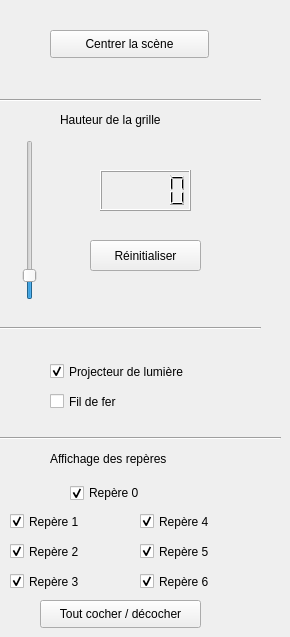
  <widget class="QWidget" name="tab_1">
   <attribute name="title">
    <string>Vue Générale</string>
   </attribute>
   <widget class="Line" name="line">
    <property name="geometry">
     <rect>
      <x>0</x>
      <y>90</y>
      <width>261</width>
      <height>20</height>
     </rect>
    </property>
    <property name="orientation">
     <enum>Qt::Horizontal</enum>
    </property>
   </widget>
   <widget class="QPushButton" name="pushButton">
    <property name="geometry">
     <rect>
      <x>50</x>
      <y>30</y>
      <width>159</width>
      <height>28</height>
     </rect>
    </property>
    <property name="text">
     <string>Centrer la scène</string>
    </property>
   </widget>
   <widget class="QLabel" name="label">
    <property name="geometry">
     <rect>
      <x>60</x>
      <y>110</y>
      <width>131</width>
      <height>20</height>
     </rect>
    </property>
    <property name="text">
     <string>Hauteur de la grille</string>
    </property>
   </widget>
   <widget class="QSlider" name="verticalSlider">
    <property name="geometry">
     <rect>
      <x>20</x>
      <y>140</y>
      <width>19</width>
      <height>160</height>
     </rect>
    </property>
    <property name="minimum">
     <number>-290</number>
    </property>
    <property name="maximum">
     <number>2140</number>
    </property>
    <property name="singleStep">
     <number>0</number>
    </property>
    <property name="sliderPosition">
     <number>0</number>
    </property>
    <property name="orientation">
     <enum>Qt::Vertical</enum>
    </property>
   </widget>
   <widget class="QLCDNumber" name="lcdNumber">
    <property name="geometry">
     <rect>
      <x>100</x>
      <y>170</y>
      <width>91</width>
      <height>41</height>
     </rect>
    </property>
   </widget>
   <widget class="QPushButton" name="pushButton_2">
    <property name="geometry">
     <rect>
      <x>90</x>
      <y>240</y>
      <width>111</width>
      <height>31</height>
     </rect>
    </property>
    <property name="text">
     <string>Réinitialiser</string>
    </property>
   </widget>
   <widget class="Line" name="line_2">
    <property name="geometry">
     <rect>
      <x>0</x>
      <y>320</y>
      <width>261</width>
      <height>16</height>
     </rect>
    </property>
    <property name="orientation">
     <enum>Qt::Horizontal</enum>
    </property>
   </widget>
   <widget class="QCheckBox" name="checkBox">
    <property name="geometry">
     <rect>
      <x>50</x>
      <y>360</y>
      <width>171</width>
      <height>23</height>
     </rect>
    </property>
    <property name="text">
     <string>Projecteur de lumière</string>
    </property>
    <property name="checked">
     <bool>true</bool>
    </property>
   </widget>
   <widget class="QCheckBox" name="checkBox_2">
    <property name="geometry">
     <rect>
      <x>50</x>
      <y>390</y>
      <width>93</width>
      <height>23</height>
     </rect>
    </property>
    <property name="text">
     <string>Fil de fer</string>
    </property>
   </widget>
   <widget class="Line" name="line_7">
    <property name="geometry">
     <rect>
      <x>0</x>
      <y>430</y>
      <width>281</width>
      <height>16</height>
     </rect>
    </property>
    <property name="orientation">
     <enum>Qt::Horizontal</enum>
    </property>
   </widget>
   <widget class="QCheckBox" name="checkBox_3">
    <property name="geometry">
     <rect>
      <x>70</x>
      <y>483</y>
      <width>93</width>
      <height>20</height>
     </rect>
    </property>
    <property name="text">
     <string>Repère 0</string>
    </property>
    <property name="checked">
     <bool>true</bool>
    </property>
   </widget>
   <widget class="QLabel" name="label_20">
    <property name="geometry">
     <rect>
      <x>50</x>
      <y>450</y>
      <width>141</width>
      <height>18</height>
     </rect>
    </property>
    <property name="text">
     <string>Affichage des repères</string>
    </property>
   </widget>
   <widget class="QCheckBox" name="checkBox_4">
    <property name="geometry">
     <rect>
      <x>10</x>
      <y>510</y>
      <width>93</width>
      <height>23</height>
     </rect>
    </property>
    <property name="text">
     <string>Repère 1</string>
    </property>
    <property name="checked">
     <bool>true</bool>
    </property>
   </widget>
   <widget class="QCheckBox" name="checkBox_5">
    <property name="geometry">
     <rect>
      <x>10</x>
      <y>540</y>
      <width>93</width>
      <height>23</height>
     </rect>
    </property>
    <property name="text">
     <string>Repère 2</string>
    </property>
    <property name="checked">
     <bool>true</bool>
    </property>
   </widget>
   <widget class="QCheckBox" name="checkBox_6">
    <property name="geometry">
     <rect>
      <x>140</x>
      <y>510</y>
      <width>93</width>
      <height>23</height>
     </rect>
    </property>
    <property name="text">
     <string>Repère 4</string>
    </property>
    <property name="checked">
     <bool>true</bool>
    </property>
   </widget>
   <widget class="QCheckBox" name="checkBox_7">
    <property name="geometry">
     <rect>
      <x>140</x>
      <y>540</y>
      <width>93</width>
      <height>23</height>
     </rect>
    </property>
    <property name="text">
     <string>Repère 5</string>
    </property>
    <property name="checked">
     <bool>true</bool>
    </property>
   </widget>
   <widget class="QCheckBox" name="checkBox_8">
    <property name="geometry">
     <rect>
      <x>10</x>
      <y>570</y>
      <width>93</width>
      <height>23</height>
     </rect>
    </property>
    <property name="text">
     <string>Repère 3</string>
    </property>
    <property name="checked">
     <bool>true</bool>
    </property>
    <property name="autoRepeatInterval">
     <number>100</number>
    </property>
   </widget>
   <widget class="QCheckBox" name="checkBox_9">
    <property name="geometry">
     <rect>
      <x>140</x>
      <y>570</y>
      <width>93</width>
      <height>23</height>
     </rect>
    </property>
    <property name="text">
     <string>Repère 6</string>
    </property>
    <property name="checked">
     <bool>true</bool>
    </property>
   </widget>
   <widget class="QPushButton" name="pushButton_10">
    <property name="geometry">
     <rect>
      <x>40</x>
      <y>600</y>
      <width>161</width>
      <height>28</height>
     </rect>
    </property>
    <property name="text">
     <string>Tout cocher / décocher</string>
    </property>
   </widget>
  </widget>
